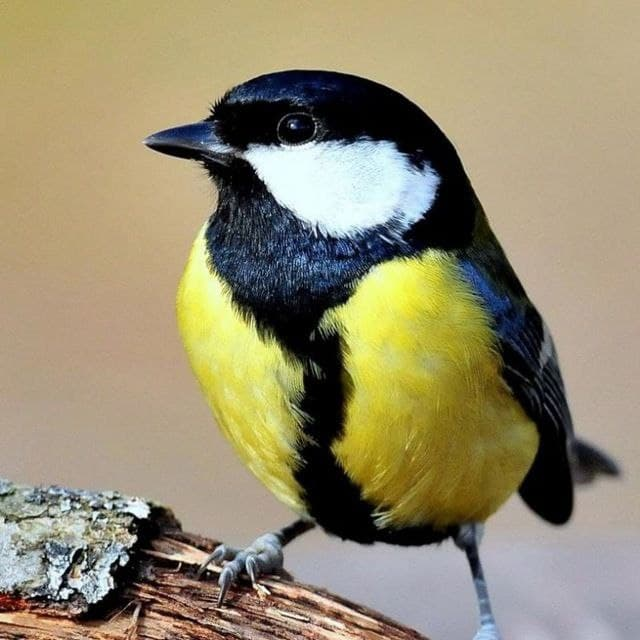
#> input picture images/lab1/Bird.jpg, 640 x 640 px
$ python Lab1.py
#> lines starting #> are read from the running program, lines starting #| are printed output that depends on the picture
import math

from PIL import Image, ImageDraw

operation = int(input('operation:'))
#> the answer given: 3
original = Image.open("images/lab1/Bird.jpg")
#> original is the input picture: PIL image 640x640 RGB; mean R, G, B 150, 140.6, 111.8
draw = ImageDraw.Draw(original)
width = original.size[0]
#> width = 640
height = original.size[1]
#> height = 640
pix = original.load()


def averaging(imgWidth, imgHeight):
#> called with imgWidth = 640, imgHeight = 640
    for i in range(imgWidth):
        for j in range(imgHeight):
            a = pix[i, j][0]
            b = pix[i, j][1]
            c = pix[i, j][2]
            S = (a + b + c) // 3
            draw.point((i, j), (S, S, S))


def summ(param, constant):
    result = param + constant
    if result > 255:
        return 255
    if result < 0:
        return 0
    return result


def mult(param, constant):
    result = param * constant
    if result > 255:
        return 255
    if result < 0:
        return 0
    return result


def log(param, maxValue):
    result = math.log(param / maxValue + 1) * 255
    if result > 255:
        return 255
    if result < 0:
        return 0
    return result


def pow(param, maxValue, g):
    result = math.pow(param / maxValue, g) * 255
    if result > 255:
        return 255
    if result < 0:
        return 0
    return result


def maxV(pix):
    maxValue = - 100
    for i in range(width):
        for j in range(height):
            if maxValue < pix[i, j][0]:
                maxValue = pix[i, j][0]
    return maxValue

if (operation == 1):
    averaging(width, height)
    const = int(input('const:'))
    for i in range(width):
        for j in range(height):
            a = pix[i, j][0]
            b = pix[i, j][1]
            c = pix[i, j][2]
            draw.point((i, j), (int(summ(a, const)),
                                int(summ(b, const)),
                                int(summ(c, const))))

if (operation == 2):
    averaging(width, height)
    const = float(input('const:'))
    for i in range(width):
        for j in range(height):
            a = pix[i, j][0]
            b = pix[i, j][1]
            c = pix[i, j][2]
            draw.point((i, j), (int(mult(a, const)),
                                int(mult(b, const)),
                                int(mult(c, const))))

if (operation == 3):
    averaging(width, height)
    for i in range(width):
        for j in range(height):
            a = pix[i, j][0]
            b = pix[i, j][1]
            c = pix[i, j][2]
            draw.point((i, j), (255 - a, 255 - b, 255 - c))

if (operation == 4):
    averaging(width, height)
    maxValue = maxV(pix)
    const = float(input('const:'))
    for i in range(width):
        for j in range(height):
            a = pix[i, j][0]
            b = pix[i, j][1]
            c = pix[i, j][2]
            draw.point((i, j), (int(log(a, const)),
                                int(log(b, const)),
                                int(log(c, const))))

if (operation == 5):
    averaging(width, height)
    maxValue = maxV(pix)
    const = float(input('const:'))
    gamma = float(input('gamma:'))
    for i in range(width):
        for j in range(height):
            a = pix[i, j][0]
            b = pix[i, j][1]
            c = pix[i, j][2]
            draw.point((i, j), (int(pow(a, maxValue, gamma)),
                                int(pow(b, maxValue, gamma)),
                                int(pow(c, maxValue, gamma))))

original.save("images/lab1/img_3.png")
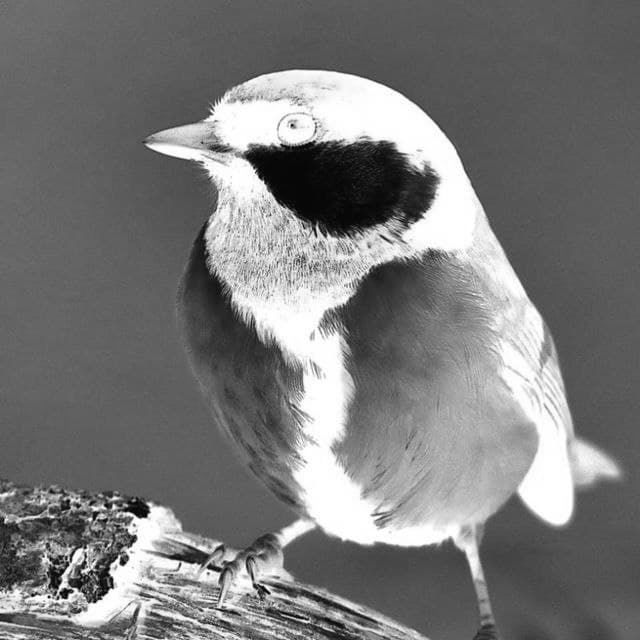
#> saved as img_3.png: PIL image 640x640 RGB; min 1, max 255, mean 121.2
del draw
